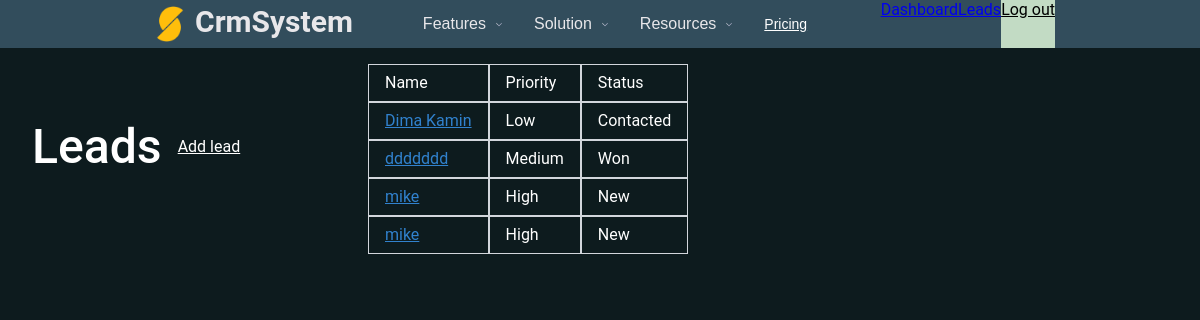
The page /dashboard/leads/ (signed in) on the database as committed earlier.
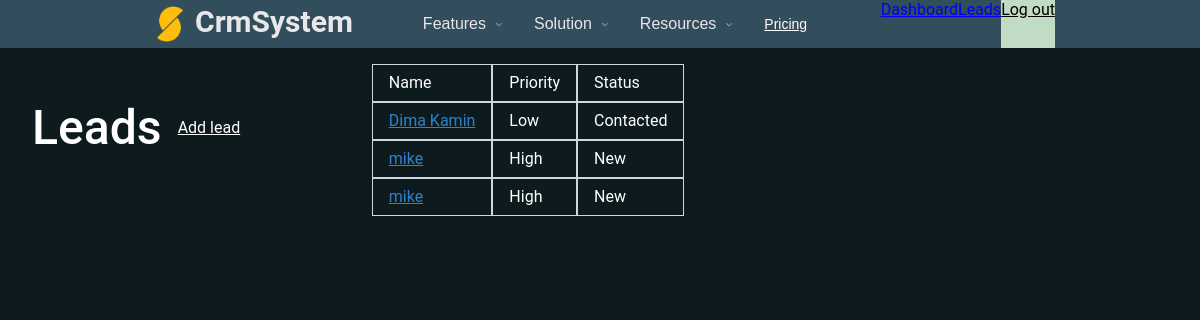
The same page on the database as committed later.
### lead/models.py (models this page shows, shortened)
class Lead(models.Model):
	LOW = 'low'
	MEDIUM = 'medium'
	HIGH = 'high'
	CHOICES_PRIORITY = (
		(LOW, 'Low'),
		(MEDIUM, 'Medium'),
		(HIGH, 'High'),
	)
	NEW = 'new'
	CONTACTED = 'contacted'
	WON = 'won'
	LOST = 'lost'
	CHOICES_STATUS = (
		(NEW, 'New'),
		(CONTACTED, 'Contacted'),
		(WON, 'Won'),
		(LOST, 'Lost'),
	)
	name = models.CharField(max_length=255)
	email = models.EmailField()
	descriptions = models.TextField(blank=True, null=True)
	priority = models.CharField(max_length=10, choices=CHOICES_PRIORITY, default=MEDIUM)
	status = models.CharField(max_length=10, choices=CHOICES_STATUS, default=NEW)
	converted_to_client = models.BooleanField(default=False)
	created_by = models.ForeignKey(User, related_name='leads', on_delete=models.CASCADE)
	created_at = models.DateTimeField(auto_now_add=True)
	modified_at = models.DateTimeField(auto_now=True)

### lead/views.py (the view)
# urls.py: path("", views.leads_list, name='leads_list'),
@login_required
def leads_list(request):
	leads = Lead.objects.filter(created_by=request.user, converted_to_client=False)
	return render(request, 'lead/leads_list.html', {
		'leads': leads
	})

### templates/lead/leads_list.html (shortened to what this page needs)
{% extends 'core/view/main_page.html' %}
{% block extra_css %}
    <link rel="stylesheet" href="/static/css/lead_list.css">
{% endblock %}
{% block content %}
    <div class="container mx-auto px-4 py-6">
        <h1 class="mb-6 text-2xl text-white font-bold">Leads</h1>
        <div class="flex justify-end mb-6">
            <a href="{% url 'add_lead' %}" class="inline-block py-2 px-4 bg-blue-600 rounded text-white">Add lead</a>
        </div>
        {% if leads %}
            <div class="table w-full">
                <div class="table-row bg-gray-800 text-white font-bold">
                    <p class="table-cell py-2 px-4">Name</p>
                    <p class="table-cell py-2 px-4">Priority</p>
                    <p class="table-cell py-2 px-4">Status</p>
                </div>
                {% for lead in leads %}
                    <div class="table-row">
                        <p class="table-cell py-2 px-4 {% cycle 'bg-gray-100' '' %}">
                            <a href="{% url 'leads_detail' lead.id %}" class="text-blue-600 hover:underline">{{ lead.name }}</a>
                        </p>
                        <p class="table-cell py-2 px-4 {% cycle 'bg-gray-100' '' %}">{{ lead.get_priority_display }}</p>
                        <p class="table-cell py-2 px-4 {% cycle 'bg-gray-100' '' %}">{{ lead.get_status_display }}</p>
                    </div>
                {% endfor %}
            </div>
        {% else %}
            <p class="text-white">There are not leads in the database yet...</p>
        {% endif %}
    </div>
{% endblock %}

Rows that differ between the two databases and show on the page:
no longer on this page (row edited): Lead: name "ddddddd", priority "Medium", status "Won"
